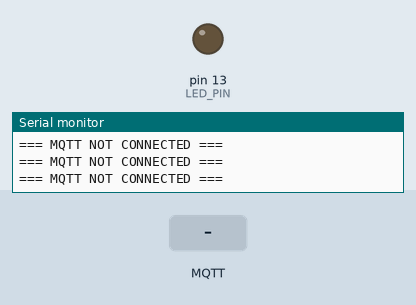
Simulated run of this sketch. Board: Arduino Leonardo, built with avr-gcc and run on an emulated ATmega32U4. Parts: output pins drawn as LEDs (lit = HIGH), the last lines printed to the serial monitor. Inputs (shaded band) come from the test bench. No MQTT or app messages arrive unless stated.

Above: at 7.2 s.
7.3 s: MQTT message "1" arrives on the first subscribed topic
At 10.25 s:
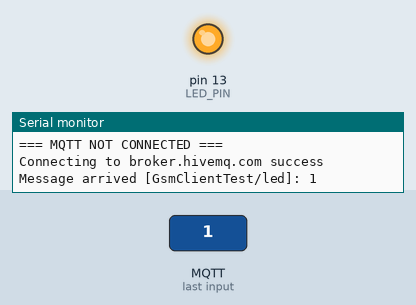
10.3 s: MQTT message "0" arrives on the first subscribed topic
At 11.1 s:
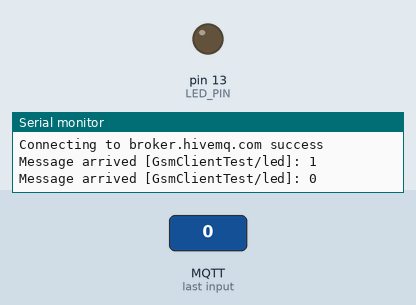
11.8 s: MQTT message "2" arrives on the first subscribed topic
At 12.3 s:
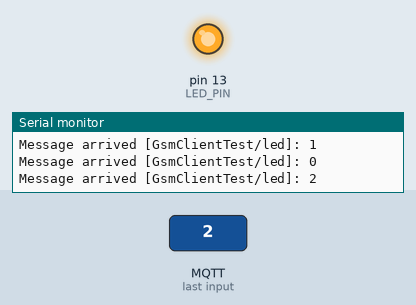
Timing chart, 0 to 14.8 s (numbered marks = the images above; inputs shaded):
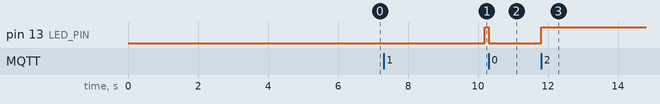

The sketch:

MqttClient.ino
```cpp
/**************************************************************
 *
 * For this example, you need to install PubSubClient library:
 *   https://github.com/knolleary/pubsubclient
 *   or from http://librarymanager/all#PubSubClient
 *
 * TinyGSM Getting Started guide:
 *   https://tiny.cc/tinygsm-readme
 *
 * For more MQTT examples, see PubSubClient library
 *
 **************************************************************
 * Use Mosquitto client tools to work with MQTT
 *   Ubuntu/Linux: sudo apt-get install mosquitto-clients
 *   Windows:      https://mosquitto.org/download/
 *
 * Subscribe for messages:
 *   mosquitto_sub -h test.mosquitto.org -t GsmClientTest/init -t GsmClientTest/ledStatus -q 1
 * Toggle led:
 *   mosquitto_pub -h test.mosquitto.org -t GsmClientTest/led -q 1 -m "toggle"
 *
 * You can use Node-RED for wiring together MQTT-enabled devices
 *   https://nodered.org/
 * Also, take a look at these additional Node-RED modules:
 *   node-red-contrib-blynk-ws
 *   node-red-dashboard
 *
 **************************************************************/

// Select your modem:
#define TINY_GSM_MODEM_SIM800
// #define TINY_GSM_MODEM_SIM808
// #define TINY_GSM_MODEM_SIM868
// #define TINY_GSM_MODEM_SIM900
// #define TINY_GSM_MODEM_SIM7000
// #define TINY_GSM_MODEM_SIM5360
// #define TINY_GSM_MODEM_SIM7600
// #define TINY_GSM_MODEM_UBLOX
// #define TINY_GSM_MODEM_SARAR4
// #define TINY_GSM_MODEM_M95
// #define TINY_GSM_MODEM_BG96
// #define TINY_GSM_MODEM_A6
// #define TINY_GSM_MODEM_A7
// #define TINY_GSM_MODEM_M590
// #define TINY_GSM_MODEM_MC60
// #define TINY_GSM_MODEM_MC60E
// #define TINY_GSM_MODEM_ESP8266
// #define TINY_GSM_MODEM_XBEE
// #define TINY_GSM_MODEM_SEQUANS_MONARCH

// Set serial for debug console (to the Serial Monitor, default speed 115200)
#define SerialMon Serial

// Set serial for AT commands (to the module)
// Use Hardware Serial on Mega, Leonardo, Micro
#define SerialAT Serial1

// or Software Serial on Uno, Nano
//#include <SoftwareSerial.h>
//SoftwareSerial SerialAT(2, 3); // RX, TX

// See all AT commands, if wanted
// #define DUMP_AT_COMMANDS

// Define the serial console for debug prints, if needed
#define TINY_GSM_DEBUG SerialMon

// Range to attempt to autobaud
#define GSM_AUTOBAUD_MIN 9600
#define GSM_AUTOBAUD_MAX 115200

// Add a reception delay - may be needed for a fast processor at a slow baud rate
// #define TINY_GSM_YIELD() { delay(2); }

// Define how you're planning to connect to the internet
#define TINY_GSM_USE_GPRS true
#define TINY_GSM_USE_WIFI false

// set GSM PIN, if any
#define GSM_PIN ""

// Your GPRS credentials, if any
const char apn[] = "YourAPN";
const char gprsUser[] = "";
const char gprsPass[] = "";

// Your WiFi connection credentials, if applicable
const char wifiSSID[] = "YourSSID";
const char wifiPass[] = "YourWiFiPass";

// MQTT details
const char* broker = "broker.hivemq.com";

const char* topicLed = "GsmClientTest/led";
const char* topicInit = "GsmClientTest/init";
const char* topicLedStatus = "GsmClientTest/ledStatus";

#include <TinyGsmClient.h>
#include <PubSubClient.h>

// Just in case someone defined the wrong thing..
#if TINY_GSM_USE_GPRS && not defined TINY_GSM_MODEM_HAS_GPRS
#undef TINY_GSM_USE_GPRS
#undef TINY_GSM_USE_WIFI
#define TINY_GSM_USE_GPRS false
#define TINY_GSM_USE_WIFI true
#endif
#if TINY_GSM_USE_WIFI && not defined TINY_GSM_MODEM_HAS_WIFI
#undef TINY_GSM_USE_GPRS
#undef TINY_GSM_USE_WIFI
#define TINY_GSM_USE_GPRS true
#define TINY_GSM_USE_WIFI false
#endif

#ifdef DUMP_AT_COMMANDS
  #include <StreamDebugger.h>
  StreamDebugger debugger(SerialAT, SerialMon);
  TinyGsm modem(debugger);
#else
TinyGsm modem(SerialAT);
#endif
TinyGsmClient client(modem);
PubSubClient mqtt(client);

#define LED_PIN 13
int ledStatus = LOW;

uint32_t lastReconnectAttempt = 0;

void mqttCallback(char* topic, byte* payload, unsigned int len) {
  SerialMon.print("Message arrived [");
  SerialMon.print(topic);
  SerialMon.print("]: ");
  SerialMon.write(payload, len);
  SerialMon.println();

  // Only proceed if incoming message's topic matches
  if (String(topic) == topicLed) {
    ledStatus = !ledStatus;
    digitalWrite(LED_PIN, ledStatus);
    mqtt.publish(topicLedStatus, ledStatus ? "1" : "0");
  }
}

boolean mqttConnect() {
  SerialMon.print("Connecting to ");
  SerialMon.print(broker);

  // Connect to MQTT Broker
  boolean status = mqtt.connect("GsmClientTest");

  // Or, if you want to authenticate MQTT:
  //boolean status = mqtt.connect("GsmClientName", "mqtt_user", "mqtt_pass");

  if (status == false) {
    SerialMon.println(" fail");
    return false;
  }
  SerialMon.println(" success");
  mqtt.publish(topicInit, "GsmClientTest started");
  mqtt.subscribe(topicLed);
  return mqtt.connected();
}


void setup() {
  // Set console baud rate
  SerialMon.begin(115200);
  delay(10);

  pinMode(LED_PIN, OUTPUT);

  // !!!!!!!!!!!
  // Set your reset, enable, power pins here
  // !!!!!!!!!!!

  SerialMon.println("Wait...");

  // Set GSM module baud rate
  // TinyGsmAutoBaud(SerialAT,GSM_AUTOBAUD_MIN,GSM_AUTOBAUD_MAX);
  SerialAT.begin(9600);
  delay(6000);

  // Restart takes quite some time
  // To skip it, call init() instead of restart()
  SerialMon.println("Initializing modem...");
  modem.restart();
  // modem.init();

  String modemInfo = modem.getModemInfo();
  SerialMon.print("Modem Info: ");
  SerialMon.println(modemInfo);

#if TINY_GSM_USE_GPRS
  // Unlock your SIM card with a PIN if needed
  if ( GSM_PIN && modem.getSimStatus() != 3 ) {
    modem.simUnlock(GSM_PIN);
  }
#endif

#if TINY_GSM_USE_WIFI
    // Wifi connection parameters must be set before waiting for the network
  SerialMon.print(F("Setting SSID/password..."));
  if (!modem.networkConnect(wifiSSID, wifiPass)) {
    SerialMon.println(" fail");
    delay(10000);
    return;
  }
  SerialMon.println(" success");
#endif

#if TINY_GSM_USE_GPRS && defined TINY_GSM_MODEM_XBEE
  // The XBee must run the gprsConnect function BEFORE waiting for network!
  modem.gprsConnect(apn, gprsUser, gprsPass);
#endif

  SerialMon.print("Waiting for network...");
  if (!modem.waitForNetwork()) {
    SerialMon.println(" fail");
    delay(10000);
    return;
  }
  SerialMon.println(" success");

  if (modem.isNetworkConnected()) {
    SerialMon.println("Network connected");
  }

#if TINY_GSM_USE_GPRS
  // GPRS connection parameters are usually set after network registration
    SerialMon.print(F("Connecting to "));
    SerialMon.print(apn);
    if (!modem.gprsConnect(apn, gprsUser, gprsPass)) {
      SerialMon.println(" fail");
      delay(10000);
      return;
    }
    SerialMon.println(" success");

  if (modem.isGprsConnected()) {
    SerialMon.println("GPRS connected");
  }
#endif

  // MQTT Broker setup
  mqtt.setServer(broker, 1883);
  mqtt.setCallback(mqttCallback);
}

void loop() {

  if (!mqtt.connected()) {
    SerialMon.println("=== MQTT NOT CONNECTED ===");
    // Reconnect every 10 seconds
    uint32_t t = millis();
    if (t - lastReconnectAttempt > 10000L) {
      lastReconnectAttempt = t;
      if (mqttConnect()) {
        lastReconnectAttempt = 0;
      }
    }
    delay(100);
    return;
  }

  mqtt.loop();
}
```

Measured:
- after the input at 7.3 s, pin 13 (LED_PIN): LOW → HIGH after 2.9 s
- after the input at 10.3 s, pin 13 (LED_PIN): HIGH → LOW at once
- after the input at 11.8 s, pin 13 (LED_PIN): LOW → HIGH at once
